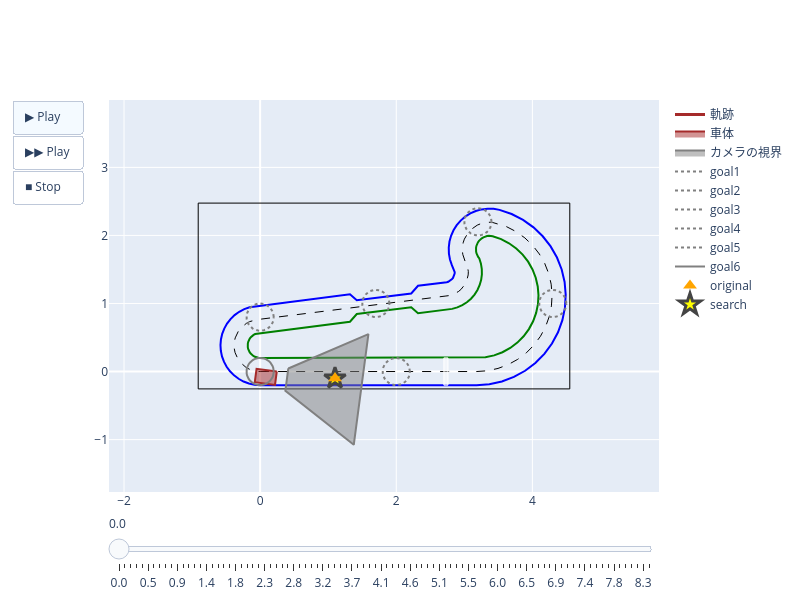

Source (notebook cell):
### Code cell
move = com.move
rotate = com.rotate
search = com.search

class Mission3(MissionBase):
    def __init__(self):
        super().__init__(type_b_circuit, t_max=80)
        self.goals = [
            GoalCircle((2, 0.0), 0.2, should_stop=False),
            GoalCircle((4.3, 1.0), 0.2, should_stop=False),
            GoalCircle((3.2, 2.2), 0.2, should_stop=False),
            GoalCircle((1.7, 1.0), 0.2, should_stop=False),
            GoalCircle((0.0, 0.8), 0.2, should_stop=False),
            GoalCircle((0.0, 0.0), 0.2),
        ]
        self.set_signs(
            [
                ### 標識を変更するにはここから下を書き換える
                Sign(x=1.1, y=-0.1, name="original"),
                ### 標識を変更するにはここより上を書き換える
            ]
        )

    def command_func(self):
        ######## ここから下にプログラムを書こう
        while True:
            pos = search()
            if pos is None:
                move(v=0)
            else:
                if pos.name == "original":
                    move(v=1)
        ######## ここより上にプログラムを書こう


sim.set_mission(Mission3())
sim.run()
SimDrawer(sim).show()

### Figure 1 — Plotly figure (JSON) as saved in the notebook; plotly's stock layout.template omitted (floating-point values rounded to 4 significant figures)
{"data": [{"fill": "none", "line": {"color": "black", "dash": "dash", "width": 1}, "mode": "lines", "name": "lane_center", "showlegend": false, "type": "scatter", "x": [0.0, 3.18, 3.339, 3.495, 3.645, 3.785, 3.912, 4.024, 4.119, 4.194, 4.248, 4.281, 4.29, 4.276, 4.24, 4.182, 4.103, 4.005, 3.89, 3.76, 3.618, 3.467, 3.411, 3.354, 3.298, 3.242, 3.19, 3.141, 3.097, 3.058, 3.026, 3.001, 2.983, 2.973, 2.971, 2.977, 2.992, 3.014, 3.043, 3.054, 3.059, 3.057, 3.048, 3.033, 3.011, 2.983, 2.95, 2.912, 2.871, 2.826, 2.778, 2.73, -0.04749, -0.1014, -0.1532, -0.2019, -0.2464, -0.2858, -0.3193, -0.3463, -0.3661, -0.3784, -0.3829, -0.3795, -0.3682, -0.3494, -0.3234, -0.2907, -0.252, -0.2081, -0.16, -0.1085, -0.05482, -1.172e-16], "y": [0.0, 3.894e-16, 0.01149, 0.04571, 0.102, 0.1791, 0.2755, 0.3891, 0.5177, 0.6585, 0.8087, 0.9651, 1.125, 1.284, 1.439, 1.588, 1.727, 1.853, 1.963, 2.056, 2.13, 2.182, 2.192, 2.194, 2.187, 2.173, 2.151, 2.121, 2.085, 2.044, 1.997, 1.946, 1.891, 1.835, 1.778, 1.722, 1.667, 1.614, 1.565, 1.517, 1.469, 1.42, 1.372, 1.325, 1.282, 1.241, 1.205, 1.174, 1.149, 1.129, 1.116, 1.11, 0.7628, 0.7521, 0.7338, 0.7082, 0.676, 0.6377, 0.5941, 0.5462, 0.4949, 0.4414, 0.3866, 0.3317, 0.2779, 0.2263, 0.1779, 0.1337, 0.09463, 0.06152, 0.03503, 0.0157, 0.00395, 5e-06]}, {"fill": "none", "line": {"color": "blue", "dash": "solid", "width": 2}, "mode": "lines", "name": "lane_outer", "showlegend": false, "type": "scatter", "x": [2.449e-17, 3.18, 3.368, 3.552, 3.729, 3.894, 4.044, 4.176, 4.288, 4.377, 4.441, 4.479, 4.49, 4.474, 4.431, 4.362, 4.269, 4.153, 4.017, 3.863, 3.696, 3.517, 3.43, 3.342, 3.254, 3.169, 3.088, 3.013, 2.946, 2.889, 2.841, 2.806, 2.782, 2.772, 2.774, 2.789, 2.817, 2.857, 2.859, 2.858, 2.853, 2.845, 2.834, 2.82, 2.803, 2.784, 2.764, 2.742, 2.32, 2.22, 1.42, 1.32, -0.0723, -0.1544, -0.2333, -0.3073, -0.3751, -0.4351, -0.4862, -0.5272, -0.5574, -0.576, -0.5829, -0.5777, -0.5606, -0.5319, -0.4923, -0.4425, -0.3836, -0.3169, -0.2435, -0.1652, -0.08346, -1.54e-16], "y": [-0.2, -0.2, -0.1864, -0.146, -0.07956, 0.01153, 0.1254, 0.2596, 0.4115, 0.5778, 0.7552, 0.9399, 1.128, 1.316, 1.5, 1.675, 1.839, 1.988, 2.118, 2.228, 2.314, 2.376, 2.391, 2.393, 2.383, 2.359, 2.323, 2.276, 2.218, 2.151, 2.076, 1.995, 1.91, 1.822, 1.734, 1.647, 1.563, 1.484, 1.461, 1.439, 1.417, 1.395, 1.376, 1.358, 1.342, 1.33, 1.32, 1.313, 1.26, 1.147, 1.047, 1.135, 0.9613, 0.945, 0.9171, 0.8782, 0.8291, 0.7708, 0.7045, 0.6315, 0.5535, 0.4719, 0.3885, 0.305, 0.2231, 0.1445, 0.07078, 0.003508, -0.05594, -0.1064, -0.1467, -0.1761, -0.194, -0.2]}, {"fill": "none", "line": {"color": "green", "dash": "solid", "width": 2}, "mode": "lines", "name": "lane_inner", "showlegend": false, "type": "scatter", "x": [-2.449e-17, 3.18, 3.31, 3.438, 3.561, 3.675, 3.78, 3.872, 3.949, 4.011, 4.056, 4.082, 4.09, 4.079, 4.049, 4.002, 3.937, 3.857, 3.763, 3.657, 3.541, 3.418, 3.39, 3.362, 3.334, 3.307, 3.281, 3.257, 3.235, 3.216, 3.2, 3.187, 3.178, 3.172, 3.171, 3.173, 3.18, 3.19, 3.203, 3.22, 3.244, 3.257, 3.258, 3.248, 3.226, 3.193, 3.151, 3.098, 3.038, 2.971, 2.898, 2.821, 2.742, 2.32, 2.22, 1.42, 1.32, -0.02269, -0.04843, -0.07319, -0.09643, -0.1177, -0.1365, -0.1525, -0.1654, -0.1749, -0.1807, -0.1829, -0.1812, -0.1759, -0.1669, -0.1545, -0.1388, -0.1204, -0.09942, -0.07641, -0.05183, -0.02619, -8.049e-17], "y": [0.2, 0.2, 0.2094, 0.2374, 0.2835, 0.3466, 0.4255, 0.5185, 0.6238, 0.7391, 0.8621, 0.9902, 1.121, 1.251, 1.379, 1.5, 1.614, 1.718, 1.809, 1.885, 1.945, 1.988, 1.993, 1.994, 1.991, 1.983, 1.973, 1.958, 1.941, 1.92, 1.897, 1.872, 1.846, 1.818, 1.79, 1.762, 1.735, 1.709, 1.684, 1.662, 1.586, 1.507, 1.427, 1.348, 1.271, 1.198, 1.131, 1.071, 1.018, 0.9755, 0.9427, 0.9209, 0.9104, 0.8572, 0.9455, 0.8455, 0.7322, 0.5644, 0.5592, 0.5505, 0.5383, 0.5229, 0.5046, 0.4838, 0.4609, 0.4364, 0.4108, 0.3847, 0.3585, 0.3328, 0.3081, 0.285, 0.2639, 0.2452, 0.2294, 0.2167, 0.2075, 0.2019, 0.2]}, {"fill": "none", "line": {"color": "black", "dash": "solid", "width": 1}, "mode": "lines", "name": "rim", "showlegend": false, "type": "scatter", "x": [-0.91, 4.55, 4.55, -0.91, -0.91], "y": [-0.255, -0.255, 2.475, 2.475, -0.255]}, {"fill": "toself", "line": {"color": "white", "dash": "solid", "width": 1}, "mode": "lines", "name": "start", "showlegend": false, "type": "scatter", "x": [2.7, 2.76, 2.76, 2.7, 2.7], "y": [-0.2, -0.2, 0.2, 0.2, -0.2]}, {"legendrank": 1, "line": {"color": "brown", "width": 3}, "mode": "lines", "name": "軌跡", "type": "scatter", "x": [0.08293], "y": [-0.07781]}, {"fill": "toself", "legendrank": 2, "line": {"color": "brown", "width": 2}, "mode": "lines", "name": "車体", "type": "scatter", "x": [0.2448, 0.2185, -0.0789, -0.05265, 0.2448], "y": [0.001632, -0.1966, -0.1573, 0.04101, 0.001632]}, {"fill": "toself", "legendrank": 3, "line": {"color": "gray", "width": 2}, "mode": "lines", "name": "カメラの視界", "type": "scatter", "x": [0.4139, 1.591, 1.376, 0.3705, 0.4139], "y": [0.04494, 0.55, -1.076, -0.2825, 0.04494]}, {"legendrank": 4, "line": {"color": "gray", "dash": "dot", "width": 2}, "mode": "lines", "name": "goal1", "type": "scatter", "x": [2.2, 2.198, 2.192, 2.182, 2.168, 2.151, 2.131, 2.108, 2.083, 2.056, 2.028, 2.0, 1.972, 1.944, 1.917, 1.892, 1.869, 1.849, 1.832, 1.818, 1.808, 1.802, 1.8, 1.802, 1.808, 1.818, 1.832, 1.849, 1.869, 1.892, 1.917, 1.944, 1.972, 2.0, 2.028, 2.056, 2.083, 2.108, 2.131, 2.151, 2.168, 2.182, 2.192, 2.198, 2.2], "y": [0.0, 0.02846, 0.05635, 0.08308, 0.1081, 0.131, 0.1511, 0.1683, 0.1819, 0.1919, 0.198, 0.2, 0.198, 0.1919, 0.1819, 0.1683, 0.1511, 0.131, 0.1081, 0.08308, 0.05635, 0.02846, 2.449e-17, -0.02846, -0.05635, -0.08308, -0.1081, -0.131, -0.1511, -0.1683, -0.1819, -0.1919, -0.198, -0.2, -0.198, -0.1919, -0.1819, -0.1683, -0.1511, -0.131, -0.1081, -0.08308, -0.05635, -0.02846, -4.899e-17]}, {"legendrank": 4, "line": {"color": "gray", "dash": "dot", "width": 2}, "mode": "lines", "name": "goal2", "type": "scatter", "x": [4.5, 4.498, 4.492, 4.482, 4.468, 4.451, 4.431, 4.408, 4.383, 4.356, 4.328, 4.3, 4.272, 4.244, 4.217, 4.192, 4.169, 4.149, 4.132, 4.118, 4.108, 4.102, 4.1, 4.102, 4.108, 4.118, 4.132, 4.149, 4.169, 4.192, 4.217, 4.244, 4.272, 4.3, 4.328, 4.356, 4.383, 4.408, 4.431, 4.451, 4.468, 4.482, 4.492, 4.498, 4.5], "y": [1.0, 1.028, 1.056, 1.083, 1.108, 1.131, 1.151, 1.168, 1.182, 1.192, 1.198, 1.2, 1.198, 1.192, 1.182, 1.168, 1.151, 1.131, 1.108, 1.083, 1.056, 1.028, 1.0, 0.9715, 0.9437, 0.9169, 0.8919, 0.869, 0.8489, 0.8317, 0.8181, 0.8081, 0.802, 0.8, 0.802, 0.8081, 0.8181, 0.8317, 0.8489, 0.869, 0.8919, 0.9169, 0.9437, 0.9715, 1.0]}, {"legendrank": 4, "line": {"color": "gray", "dash": "dot", "width": 2}, "mode": "lines", "name": "goal3", "type": "scatter", "x": [3.4, 3.398, 3.392, 3.382, 3.368, 3.351, 3.331, 3.308, 3.283, 3.256, 3.228, 3.2, 3.172, 3.144, 3.117, 3.092, 3.069, 3.049, 3.032, 3.018, 3.008, 3.002, 3.0, 3.002, 3.008, 3.018, 3.032, 3.049, 3.069, 3.092, 3.117, 3.144, 3.172, 3.2, 3.228, 3.256, 3.283, 3.308, 3.331, 3.351, 3.368, 3.382, 3.392, 3.398, 3.4], "y": [2.2, 2.228, 2.256, 2.283, 2.308, 2.331, 2.351, 2.368, 2.382, 2.392, 2.398, 2.4, 2.398, 2.392, 2.382, 2.368, 2.351, 2.331, 2.308, 2.283, 2.256, 2.228, 2.2, 2.172, 2.144, 2.117, 2.092, 2.069, 2.049, 2.032, 2.018, 2.008, 2.002, 2.0, 2.002, 2.008, 2.018, 2.032, 2.049, 2.069, 2.092, 2.117, 2.144, 2.172, 2.2]}, {"legendrank": 4, "line": {"color": "gray", "dash": "dot", "width": 2}, "mode": "lines", "name": "goal4", "type": "scatter", "x": [1.9, 1.898, 1.892, 1.882, 1.868, 1.851, 1.831, 1.808, 1.783, 1.756, 1.728, 1.7, 1.672, 1.644, 1.617, 1.592, 1.569, 1.549, 1.532, 1.518, 1.508, 1.502, 1.5, 1.502, 1.508, 1.518, 1.532, 1.549, 1.569, 1.592, 1.617, 1.644, 1.672, 1.7, 1.728, 1.756, 1.783, 1.808, 1.831, 1.851, 1.868, 1.882, 1.892, 1.898, 1.9], "y": [1.0, 1.028, 1.056, 1.083, 1.108, 1.131, 1.151, 1.168, 1.182, 1.192, 1.198, 1.2, 1.198, 1.192, 1.182, 1.168, 1.151, 1.131, 1.108, 1.083, 1.056, 1.028, 1.0, 0.9715, 0.9437, 0.9169, 0.8919, 0.869, 0.8489, 0.8317, 0.8181, 0.8081, 0.802, 0.8, 0.802, 0.8081, 0.8181, 0.8317, 0.8489, 0.869, 0.8919, 0.9169, 0.9437, 0.9715, 1.0]}, {"legendrank": 4, "line": {"color": "gray", "dash": "dot", "width": 2}, "mode": "lines", "name": "goal5", "type": "scatter", "x": [0.2, 0.198, 0.1919, 0.1819, 0.1683, 0.1511, 0.131, 0.1081, 0.08308, 0.05635, 0.02846, 1.225e-17, -0.02846, -0.05635, -0.08308, -0.1081, -0.131, -0.1511, -0.1683, -0.1819, -0.1919, -0.198, -0.2, -0.198, -0.1919, -0.1819, -0.1683, -0.1511, -0.131, -0.1081, -0.08308, -0.05635, -0.02846, -3.674e-17, 0.02846, 0.05635, 0.08308, 0.1081, 0.131, 0.1511, 0.1683, 0.1819, 0.1919, 0.198, 0.2], "y": [0.8, 0.8285, 0.8563, 0.8831, 0.9081, 0.931, 0.9511, 0.9683, 0.9819, 0.9919, 0.998, 1.0, 0.998, 0.9919, 0.9819, 0.9683, 0.9511, 0.931, 0.9081, 0.8831, 0.8563, 0.8285, 0.8, 0.7715, 0.7437, 0.7169, 0.6919, 0.669, 0.6489, 0.6317, 0.6181, 0.6081, 0.602, 0.6, 0.602, 0.6081, 0.6181, 0.6317, 0.6489, 0.669, 0.6919, 0.7169, 0.7437, 0.7715, 0.8]}, {"legendrank": 4, "line": {"color": "gray", "dash": "solid", "width": 2}, "mode": "lines", "name": "goal6", "type": "scatter", "x": [0.2, 0.198, 0.1919, 0.1819, 0.1683, 0.1511, 0.131, 0.1081, 0.08308, 0.05635, 0.02846, 1.225e-17, -0.02846, -0.05635, -0.08308, -0.1081, -0.131, -0.1511, -0.1683, -0.1819, -0.1919, -0.198, -0.2, -0.198, -0.1919, -0.1819, -0.1683, -0.1511, -0.131, -0.1081, -0.08308, -0.05635, -0.02846, -3.674e-17, 0.02846, 0.05635, 0.08308, 0.1081, 0.131, 0.1511, 0.1683, 0.1819, 0.1919, 0.198, 0.2], "y": [0.0, 0.02846, 0.05635, 0.08308, 0.1081, 0.131, 0.1511, 0.1683, 0.1819, 0.1919, 0.198, 0.2, 0.198, 0.1919, 0.1819, 0.1683, 0.1511, 0.131, 0.1081, 0.08308, 0.05635, 0.02846, 2.449e-17, -0.02846, -0.05635, -0.08308, -0.1081, -0.131, -0.1511, -0.1683, -0.1819, -0.1919, -0.198, -0.2, -0.198, -0.1919, -0.1819, -0.1683, -0.1511, -0.131, -0.1081, -0.08308, -0.05635, -0.02846, -4.899e-17]}, {"legendrank": 6, "marker": {"color": "yellow", "line": {"width": 3}, "size": 16, "symbol": "star"}, "mode": "markers", "name": "search", "type": "scatter", "x": [1.1], "y": [-0.1]}, {"legendrank": 7, "marker": {"color": "yellow", "line": {"width": 1}, "size": 16, "symbol": "star"}, "mode": "markers", "name": "search_all", "type": "scatter", "x": [], "y": []}, {"legendrank": 5, "marker": {"color": "orange", "size": 12, "symbol": "triangle-up"}, "mode": "markers", "name": "original", "type": "scatter", "x": [1.1], "y": [-0.1]}], "layout": {"height": 600, "sliders": [{"steps": [{"args": [["0"], {"frame": {"duration": 0, "redraw": true}, "mode": "immediate"}], "label": "0.0", "method": "animate"}, {"args": [["1"], {"frame": {"duration": 0, "redraw": true}, "mode": "immediate"}], "label": "0.1", "method": "animate"}, {"args": [["2"], {"frame": {"duration": 0, "redraw": true}, "mode": "immediate"}], "label": "0.2", "method": "animate"}, {"args": [["3"], {"frame": {"duration": 0, "redraw": true}, "mode": "immediate"}], "label": "0.3", "method": "animate"}, {"args": [["4"], {"frame": {"duration": 0, "redraw": true}, "mode": "immediate"}], "label": "0.4", "method": "animate"}, {"args": [["5"], {"frame": {"duration": 0, "redraw": true}, "mode": "immediate"}], "label": "0.5", "method": "animate"}, {"args": [["6"], {"frame": {"duration": 0, "redraw": true}, "mode": "immediate"}], "label": "0.6", "method": "animate"}, {"args": [["7"], {"frame": {"duration": 0, "redraw": true}, "mode": "immediate"}], "label": "0.6", "method": "animate"}, {"args": [["8"], {"frame": {"duration": 0, "redraw": true}, "mode": "immediate"}], "label": "0.7", "method": "animate"}, {"args": [["9"], {"frame": {"duration": 0, "redraw": true}, "mode": "immediate"}], "label": "0.8", "method": "animate"}, {"args": [["10"], {"frame": {"duration": 0, "redraw": true}, "mode": "immediate"}], "label": "0.9", "method": "animate"}, {"args": [["11"], {"frame": {"duration": 0, "redraw": true}, "mode": "immediate"}], "label": "1.0", "method": "animate"}, {"args": [["12"], {"frame": {"duration": 0, "redraw": true}, "mode": "immediate"}], "label": "1.1", "method": "animate"}, {"args": [["13"], {"frame": {"duration": 0, "redraw": true}, "mode": "immediate"}], "label": "1.2", "method": "animate"}, {"args": [["14"], {"frame": {"duration": 0, "redraw": true}, "mode": "immediate"}], "label": "1.3", "method": "animate"}, {"args": [["15"], {"frame": {"duration": 0, "redraw": true}, "mode": "immediate"}], "label": "1.4", "method": "animate"}, {"args": [["16"], {"frame": {"duration": 0, "redraw": true}, "mode": "immediate"}], "label": "1.5", "method": "animate"}, {"args": [["17"], {"frame": {"duration": 0, "redraw": true}, "mode": "immediate"}], "label": "1.6", "method": "animate"}, {"args": [["18"], {"frame": {"duration": 0, "redraw": true}, "mode": "immediate"}], "label": "1.7", "method": "animate"}, {"args": [["19"], {"frame": {"duration": 0, "redraw": true}, "mode": "immediate"}], "label": "1.8", "method": "animate"}, {"args": [["20"], {"frame": {"duration": 0, "redraw": true}, "mode": "immediate"}], "label": "1.8", "method": "animate"}, {"args": [["21"], {"frame": {"duration": 0, "redraw": true}, "mode": "immediate"}], "label": "1.9", "method": "animate"}, {"args": [["22"], {"frame": {"duration": 0, "redraw": true}, "mode": "immediate"}], "label": "2.0", "method": "animate"}, {"args": [["23"], {"frame": {"duration": 0, "redraw": true}, "mode": "immediate"}], "label": "2.1", "method": "animate"}, {"args": [["24"], {"frame": {"duration": 0, "redraw": true}, "mode": "immediate"}], "label": "2.2", "method": "animate"}, {"args": [["25"], {"frame": {"duration": 0, "redraw": true}, "mode": "immediate"}], "label": "2.3", "method": "animate"}, {"args": [["26"], {"frame": {"duration": 0, "redraw": true}, "mode": "immediate"}], "label": "2.4", "method": "animate"}, {"args": [["27"], {"frame": {"duration": 0, "redraw": true}, "mode": "immediate"}], "label": "2.5", "method": "animate"}, {"args": [["28"], {"frame": {"duration": 0, "redraw": true}, "mode": "immediate"}], "label": "2.6", "method": "animate"}, {"args": [["29"], {"frame": {"duration": 0, "redraw": true}, "mode": "immediate"}], "label": "2.7", "method": "animate"}, {"args": [["30"], {"frame": {"duration": 0, "redraw": true}, "mode": "immediate"}], "label": "2.8", "method": "animate"}, {"args": [["31"], {"frame": {"duration": 0, "redraw": true}, "mode": "immediate"}], "label": "2.9", "method": "animate"}, {"args": [["32"], {"frame": {"duration": 0, "redraw": true}, "mode": "immediate"}], "label": "2.9", "method": "animate"}, {"args": [["33"], {"frame": {"duration": 0, "redraw": true}, "mode": "immediate"}], "label": "3.0", "method": "animate"}, {"args": [["34"], {"frame": {"duration": 0, "redraw": true}, "mode": "immediate"}], "label": "3.1", "method": "animate"}, {"args": [["35"], {"frame": {"duration": 0, "redraw": true}, "mode": "immediate"}], "label": "3.2", "method": "animate"}, {"args": [["36"], {"frame": {"duration": 0, "redraw": true}, "mode": "immediate"}], "label": "3.3", "method": "animate"}, {"args": [["37"], {"frame": {"duration": 0, "redraw": true}, "mode": "immediate"}], "label": "3.4", "method": "animate"}, {"args": [["38"], {"frame": {"duration": 0, "redraw": true}, "mode": "immediate"}], "label": "3.5", "method": "animate"}, {"args": [["39"], {"frame": {"duration": 0, "redraw": true}, "mode": "immediate"}], "label": "3.6", "method": "animate"}, {"args": [["40"], {"frame": {"duration": 0, "redraw": true}, "mode": "immediate"}], "label": "3.7", "method": "animate"}, {"args": [["41"], {"frame": {"duration": 0, "redraw": true}, "mode": "immediate"}], "label": "3.8", "method": "animate"}, {"args": [["42"], {"frame": {"duration": 0, "redraw": true}, "mode": "immediate"}], "label": "3.9", "method": "animate"}, {"args": [["43"], {"frame": {"duration": 0, "redraw": true}, "mode": "immediate"}], "label": "4.0", "method": "animate"}, {"args": [["44"], {"frame": {"duration": 0, "redraw": true}, "mode": "immediate"}], "label": "4.1", "method": "animate"}, {"args": [["45"], {"frame": {"duration": 0, "redraw": true}, "mode": "immediate"}], "label": "4.1", "method": "animate"}, {"args": [["46"], {"frame": {"duration": 0, "redraw": true}, "mode": "immediate"}], "label": "4.2", "method": "animate"}, {"args": [["47"], {"frame": {"duration": 0, "redraw": true}, "mode": "immediate"}], "label": "4.3", "method": "animate"}, {"args": [["48"], {"frame": {"duration": 0, "redraw": true}, "mode": "immediate"}], "label": "4.4", "method": "animate"}, {"args": [["49"], {"frame": {"duration": 0, "redraw": true}, "mode": "immediate"}], "label": "4.5", "method": "animate"}, {"args": [["50"], {"frame": {"duration": 0, "redraw": true}, "mode": "immediate"}], "label": "4.6", "method": "animate"}, {"args": [["51"], {"frame": {"duration": 0, "redraw": true}, "mode": "immediate"}], "label": "4.7", "method": "animate"}, {"args": [["52"], {"frame": {"duration": 0, "redraw": true}, "mode": "immediate"}], "label": "4.8", "method": "animate"}, {"args": [["53"], {"frame": {"duration": 0, "redraw": true}, "mode": "immediate"}], "label": "4.9", "method": "animate"}, {"args": [["54"], {"frame": {"duration": 0, "redraw": true}, "mode": "immediate"}], "label": "5.0", "method": "animate"}, {"args": [["55"], {"frame": {"duration": 0, "redraw": true}, "mode": "immediate"}], "label": "5.1", "method": "animate"}, {"args": [["56"], {"frame": {"duration": 0, "redraw": true}, "mode": "immediate"}], "label": "5.2", "method": "animate"}, {"args": [["57"], {"frame": {"duration": 0, "redraw": true}, "mode": "immediate"}], "label": "5.3", "method": "animate"}, {"args": [["58"], {"frame": {"duration": 0, "redraw": true}, "mode": "immediate"}], "label": "5.3", "method": "animate"}, {"args": [["59"], {"frame": {"duration": 0, "redraw": true}, "mode": "immediate"}], "label": "5.4", "method": "animate"}, {"args": [["60"], {"frame": {"duration": 0, "redraw": true}, "mode": "immediate"}], "label": "5.5", "method": "animate"}, {"args": [["61"], {"frame": {"duration": 0, "redraw": true}, "mode": "immediate"}], "label": "5.6", "method": "animate"}, {"args": [["62"], {"frame": {"duration": 0, "redraw": true}, "mode": "immediate"}], "label": "5.7", "method": "animate"}, {"args": [["63"], {"frame": {"duration": 0, "redraw": true}, "mode": "immediate"}], "label": "5.8", "method": "animate"}, {"args": [["64"], {"frame": {"duration": 0, "redraw": true}, "mode": "immediate"}], "label": "5.9", "method": "animate"}, {"args": [["65"], {"frame": {"duration": 0, "redraw": true}, "mode": "immediate"}], "label": "6.0", "method": "animate"}, {"args": [["66"], {"frame": {"duration": 0, "redraw": true}, "mode": "immediate"}], "label": "6.1", "method": "animate"}, {"args": [["67"], {"frame": {"duration": 0, "redraw": true}, "mode": "immediate"}], "label": "6.2", "method": "animate"}, {"args": [["68"], {"frame": {"duration": 0, "redraw": true}, "mode": "immediate"}], "label": "6.3", "method": "animate"}, {"args": [["69"], {"frame": {"duration": 0, "redraw": true}, "mode": "immediate"}], "label": "6.4", "method": "animate"}, {"args": [["70"], {"frame": {"duration": 0, "redraw": true}, "mode": "immediate"}], "label": "6.5", "method": "animate"}, {"args": [["71"], {"frame": {"duration": 0, "redraw": true}, "mode": "immediate"}], "label": "6.5", "method": "animate"}, {"args": [["72"], {"frame": {"duration": 0, "redraw": true}, "mode": "immediate"}], "label": "6.6", "method": "animate"}, {"args": [["73"], {"frame": {"duration": 0, "redraw": true}, "mode": "immediate"}], "label": "6.7", "method": "animate"}, {"args": [["74"], {"frame": {"duration": 0, "redraw": true}, "mode": "immediate"}], "label": "6.8", "method": "animate"}, {"args": [["75"], {"frame": {"duration": 0, "redraw": true}, "mode": "immediate"}], "label": "6.9", "method": "animate"}, {"args": [["76"], {"frame": {"duration": 0, "redraw": true}, "mode": "immediate"}], "label": "7.0", "method": "animate"}, {"args": [["77"], {"frame": {"duration": 0, "redraw": true}, "mode": "immediate"}], "label": "7.1", "method": "animate"}, {"args": [["78"], {"frame": {"duration": 0, "redraw": true}, "mode": "immediate"}], "label": "7.2", "method": "animate"}, {"args": [["79"], {"frame": {"duration": 0, "redraw": true}, "mode": "immediate"}], "label": "7.3", "method": "animate"}, {"args": [["80"], {"frame": {"duration": 0, "redraw": true}, "mode": "immediate"}], "label": "7.4", "method": "animate"}, {"args": [["81"], {"frame": {"duration": 0, "redraw": true}, "mode": "immediate"}], "label": "7.5", "method": "animate"}, {"args": [["82"], {"frame": {"duration": 0, "redraw": true}, "mode": "immediate"}], "label": "7.6", "method": "animate"}, {"args": [["83"], {"frame": {"duration": 0, "redraw": true}, "mode": "immediate"}], "label": "7.7", "method": "animate"}, {"args": [["84"], {"frame": {"duration": 0, "redraw": true}, "mode": "immediate"}], "label": "7.7", "method": "animate"}, {"args": [["85"], {"frame": {"duration": 0, "redraw": true}, "mode": "immediate"}], "label": "7.8", "method": "animate"}, {"args": [["86"], {"frame": {"duration": 0, "redraw": true}, "mode": "immediate"}], "label": "7.9", "method": "animate"}, {"args": [["87"], {"frame": {"duration": 0, "redraw": true}, "mode": "immediate"}], "label": "8.0", "method": "animate"}, {"args": [["88"], {"frame": {"duration": 0, "redraw": true}, "mode": "immediate"}], "label": "8.1", "method": "animate"}, {"args": [["89"], {"frame": {"duration": 0, "redraw": true}, "mode": "immediate"}], "label": "8.2", "method": "animate"}, {"args": [["90"], {"frame": {"duration": 0, "redraw": true}, "mode": "immediate"}], "label": "8.3", "method": "animate"}, {"args": [["91"], {"frame": {"duration": 0, "redraw": true}, "mode": "immediate"}], "label": "8.4", "method": "animate"}]}], "updatemenus": [{"buttons": [{"args": [null, {"frame": {"duration": 92.18, "redraw": true}, "fromcurrent": true, "transition": {"duration": 0}}], "label": "▶ Play", "method": "animate"}, {"args": [null, {"frame": {"duration": 46.09, "redraw": true}, "fromcurrent": true, "transition": {"duration": 0}}], "label": "▶▶ Play", "method": "animate"}, {"args": [[null], {"frame": {"duration": 0}, "mode": "immediate"}], "label": "■ Stop", "method": "animate"}], "type": "buttons"}], "width": 800, "xaxis": {"range": [-1.06, 4.7], "scaleanchor": "y"}, "yaxis": {"range": [-1.77, 3.99]}}}
